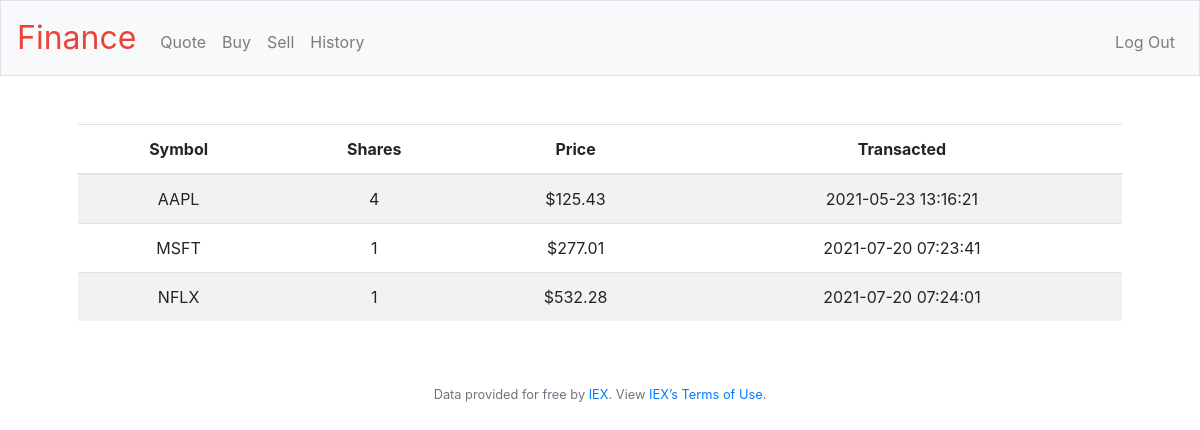
The app's page /history (signed in) with its own data.
### tables this page shows
CREATE TABLE 'transactions' (
 id INTEGER PRIMARY KEY AUTOINCREMENT,
 user_id INTEGER NOT NULL,
 name TEXT NOT NULL,
 shares INTEGER NOT NULL,
 price NUMERIC NOT NULL,
 type TEXT NOT NULL,
 time TIMESTAMP DEFAULT CURRENT_TIMESTAMP, 'symbol'  text NOT NULL  ,
 FOREIGN KEY(user_id) REFERENCES users(id)
);

### application.py (the view)
@app.route("/history")
@login_required
def history():
    stocks = db.execute("SELECT * FROM transactions WHERE user_id = ?", session["user_id"])
    return render_template("history.html", stocks=stocks)

### application.py (called while the page is built)
@app.after_request
def after_request(response):
    response.headers["Cache-Control"] = "no-cache, no-store, must-revalidate"
    response.headers["Expires"] = 0
    response.headers["Pragma"] = "no-cache"
    return response

### helpers.py (called while the page is built)
def login_required(f):
    @wraps(f)
    def decorated_function(*args, **kwargs):
        if session.get("user_id") is None:
            return redirect("/login")
        return f(*args, **kwargs)
    return decorated_function

def usd(value):
    return f"${value:,.2f}"

### templates/history.html (shortened to what this page needs)
{% extends "layout.html" %}
{% block main %}
<table class="table table-striped">
  <thead>
    <th>Symbol</th>
    <th>Shares</th>
    <th>Price</th>
    <th>Transacted</th>
  </thead>
  <tbody>
    {% for stock in stocks %}
    <tr>
      <td>{{stock.symbol}}</td>
      <td>{{stock.shares}}</td>
      <td>{{stock.price | usd}}</td>
      <td>{{stock.time}}</td>
    </tr>
    {% endfor %}
  </tbody>
</table>
{% endblock %}

### records on screen
transactions: symbol "AAPL", shares "4", price "$125.43", time "2021-05-23 13:16:21"
transactions: symbol "MSFT", shares "1", price "$277.01", time "2021-07-20 07:23:41"
transactions: symbol "NFLX", shares "1", price "$532.28", time "2021-07-20 07:24:01"
